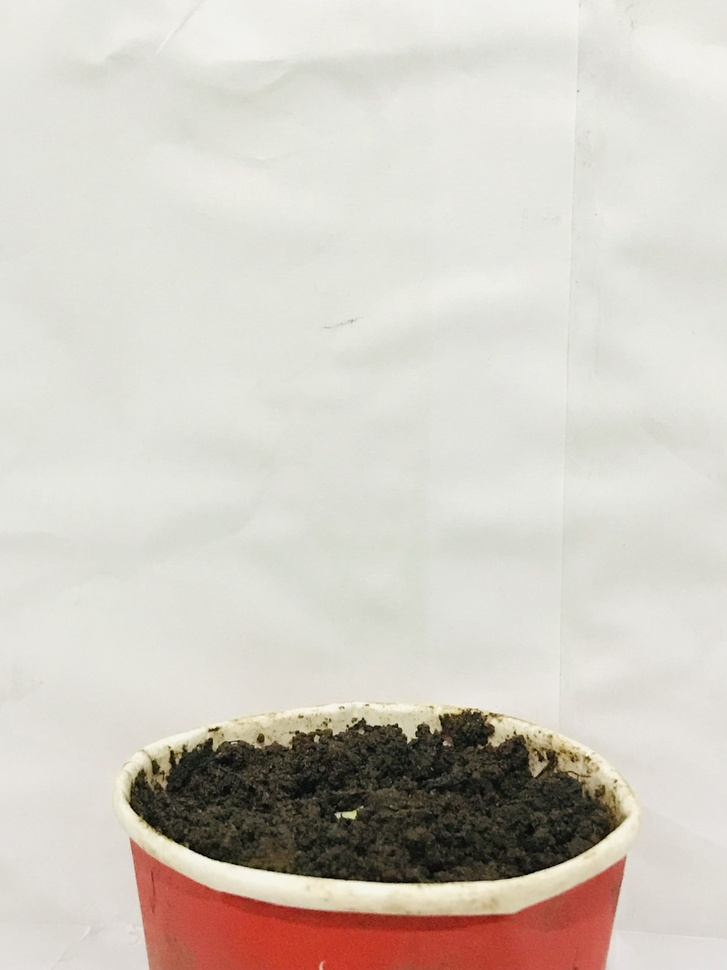
#> input picture Plant_Images/Plant_height/Day1.jpg, 727 x 970 px, shrunk from 3024 x 4032 before the run; its folder holds only this picture in this run
$ jupyter execute Plant_Height_Chart.ipynb
#> lines starting #> are read from the running program, lines starting #| are printed output that depends on the picture; after the words box and inside, x2 and y2 are one past the last pixel; in counts of white or black regions, pixels touching at a corner belong together
[cell 1]
import cv2
import numpy as np
import matplotlib.pyplot as plt
import os
import re

# Folder with plant images
image_folder = "Plant_Images/Plant_height"
PIXEL_TO_CM = 0.005

def extract_day_number(filename):
    match = re.search(r'day(\d+)', filename.lower())
    return int(match.group(1)) if match else float('inf')

# Get image file names and sort by day number
image_files = sorted(
    [f for f in os.listdir(image_folder) if f.endswith((".jpg", ".png", ".jpeg"))],
    key=extract_day_number
)

# Store results
heights_cm = []
image_names = []

#calculate plant height
def get_plant_height(image_path):
#> called with image_path = 'Plant_Images/Plant_height/Day1.jpg'
    image = cv2.imread(image_path)
#> image is the input picture: shape (970, 727, 3); mean B, G, R 194.3, 202.6, 208.8
    if image is None:
        print(f"Could not read image: {image_path}")
        return 0

    gray = cv2.cvtColor(image, cv2.COLOR_BGR2GRAY)
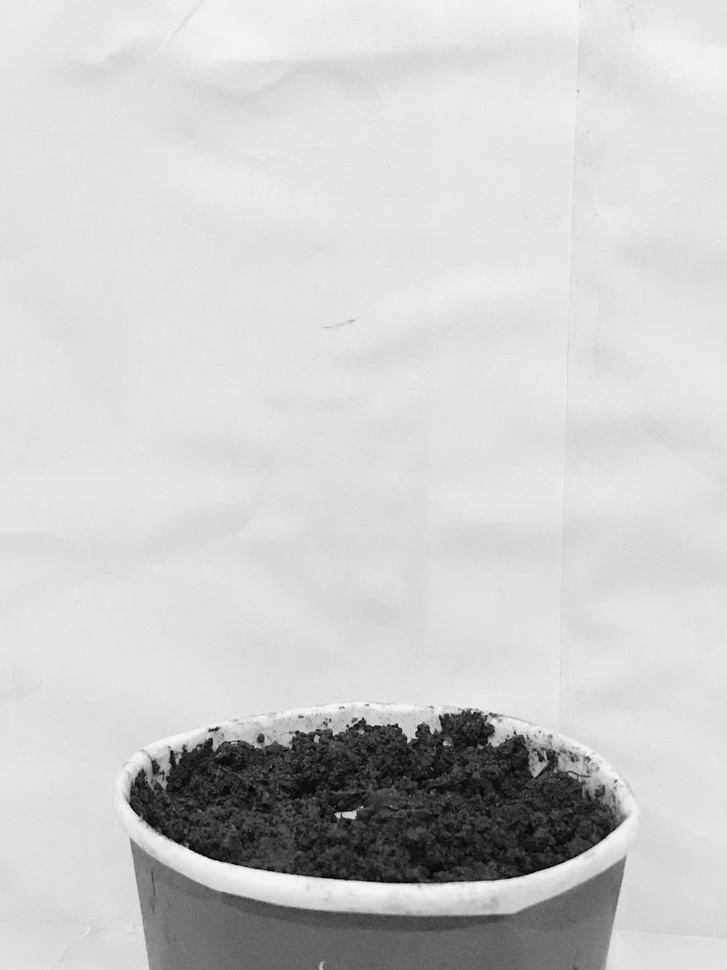
#> gray: shape (970, 727); min 1, max 248, mean 203.6
    blurred = cv2.GaussianBlur(gray, (5, 5), 0)
    _, binary = cv2.threshold(blurred, 0, 255, cv2.THRESH_BINARY_INV + cv2.THRESH_OTSU)
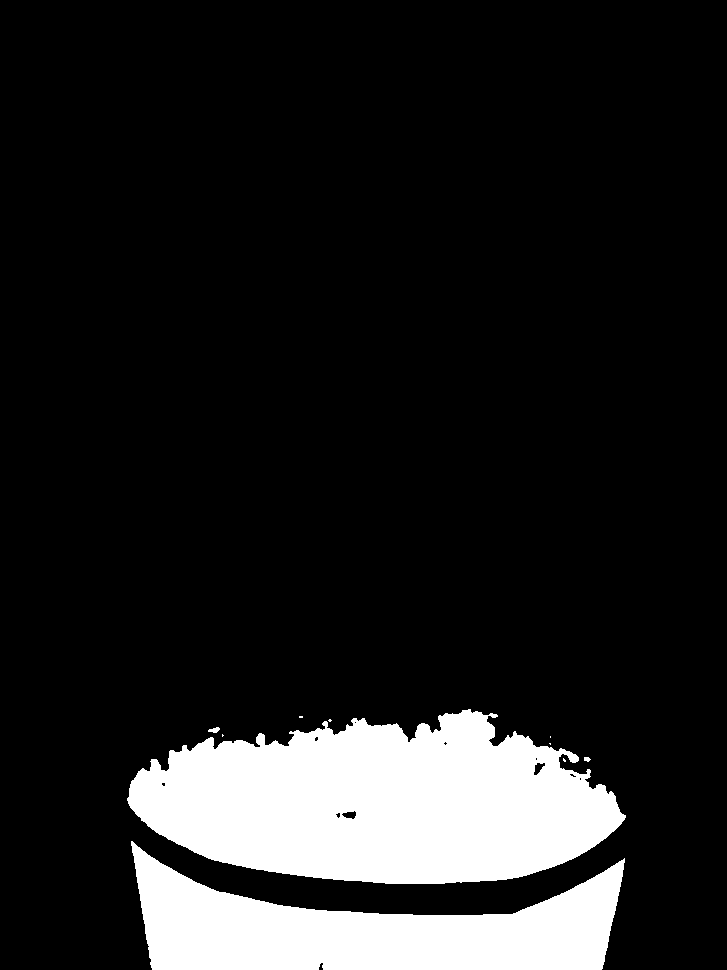
#> binary: shape (970, 727); 13.4% white; 10 white regions (6 under 20 px), largest, box (x1, y1, x2, y2) and area: (127, 709, 626, 884) 61359, (131, 841, 625, 970) 33248, (208, 727, 220, 733) 46, (584, 757, 591, 762) 26
    kernel = np.ones((5, 5), np.uint8)
    cleaned = cv2.morphologyEx(binary, cv2.MORPH_OPEN, kernel, iterations=2)
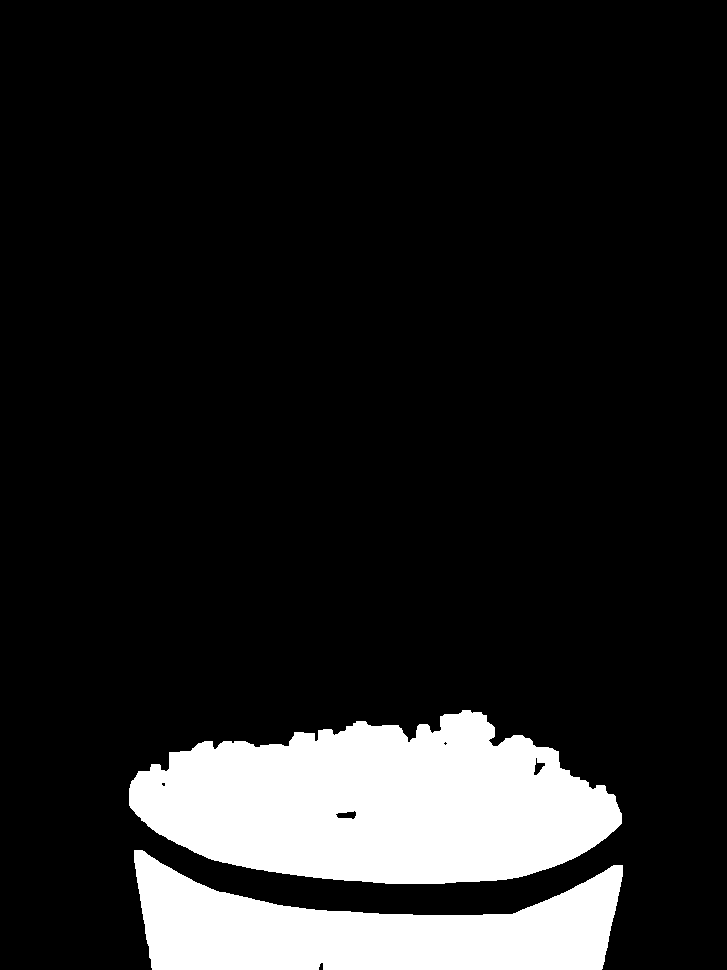
#> cleaned: shape (970, 727); 13.3% white; 2 white regions

    contours, _ = cv2.findContours(cleaned, cv2.RETR_EXTERNAL, cv2.CHAIN_APPROX_SIMPLE)
#> contours = 2 contours; box (x1, y1, x2, y2) and area: (129, 710, 622, 884) 60104, (134, 850, 623, 970) 32549

    if not contours:
        return 0

    _, _, _, h = cv2.boundingRect(np.vstack(contours))
#> h = 260
    return h * PIXEL_TO_CM

# Analyze all images
for img_file in image_files:
    img_path = os.path.join(image_folder, img_file)
    height_cm = max(get_plant_height(img_path) - 1.13, 0)  # reduce the cup  size
#> height_cm = 0.17
    heights_cm.append(round(height_cm, 2))
    image_names.append(os.path.splitext(img_file)[0])
    print(f'Total Height Counted in {img_file}: {height_cm:.2f} cm')
#| Total Height Counted in Day1.jpg: 0.17 cm


# Plotting the plant height chart
if heights_cm:
    plt.figure(figsize=(10, 5))
    plt.plot(image_names, heights_cm, marker='o', color='blue', linestyle='-')
    plt.xlabel("Image (Day)")
    plt.ylabel("Plant Height (cm)")
    plt.title("Plant Height Over Time")
    plt.xticks(rotation=45)
    plt.grid(True)
    plt.tight_layout()
    plt.show()
else:
    print("No valid images or heights found.")

$ run again, on Plant_Images/Plant_height/Day4.jpg
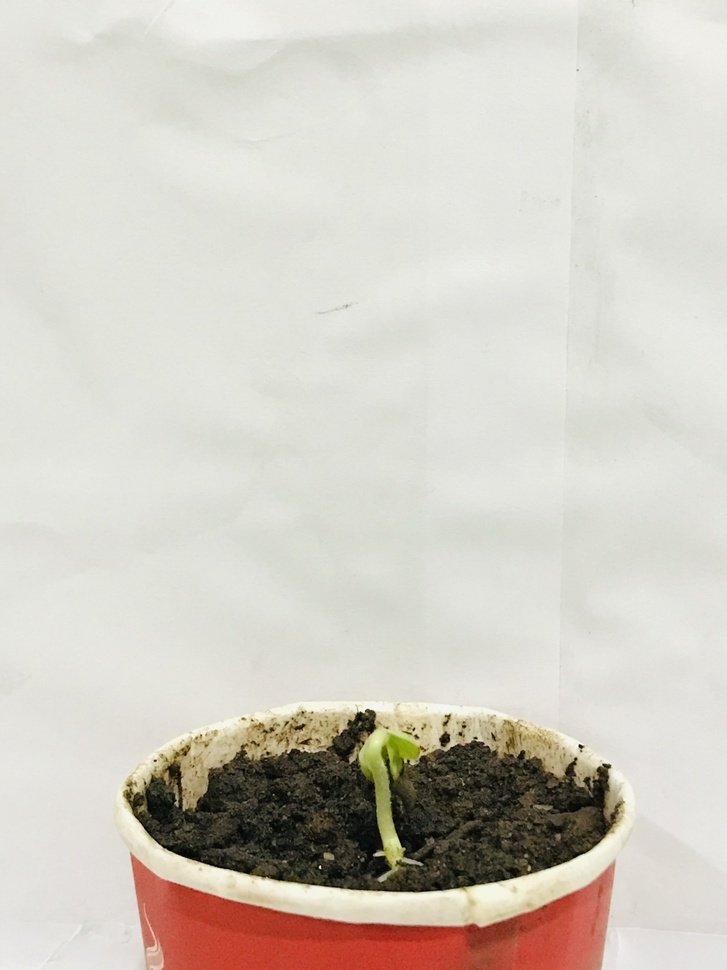
#> input picture Plant_Images/Plant_height/Day4.jpg, 727 x 970 px, shrunk from 3024 x 4032 before the run
#> in get_plant_height, image is the input picture: shape (970, 727, 3); mean B, G, R 195, 204.3, 209.4
#> in get_plant_height, `_, binary = cv2.threshold(blurred, 0, 255, cv2.THRESH_BINARY_INV + cv2..`:
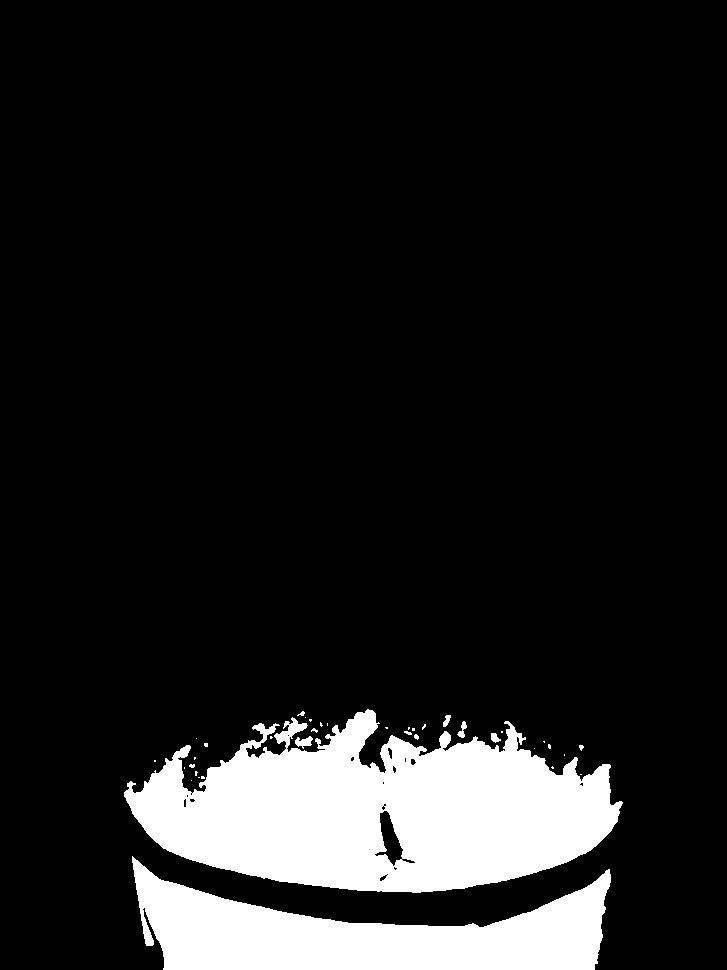
#> binary: shape (970, 727); 12.2% white; 37 white regions (27 under 20 px), largest, box (x1, y1, x2, y2) and area: (124, 709, 623, 893) 57762, (132, 856, 611, 970) 27921, (295, 736, 313, 749) 131
#> in get_plant_height, `cleaned = cv2.morphologyEx(binary, cv2.MORPH_OPEN, kernel, iterations=2)`:
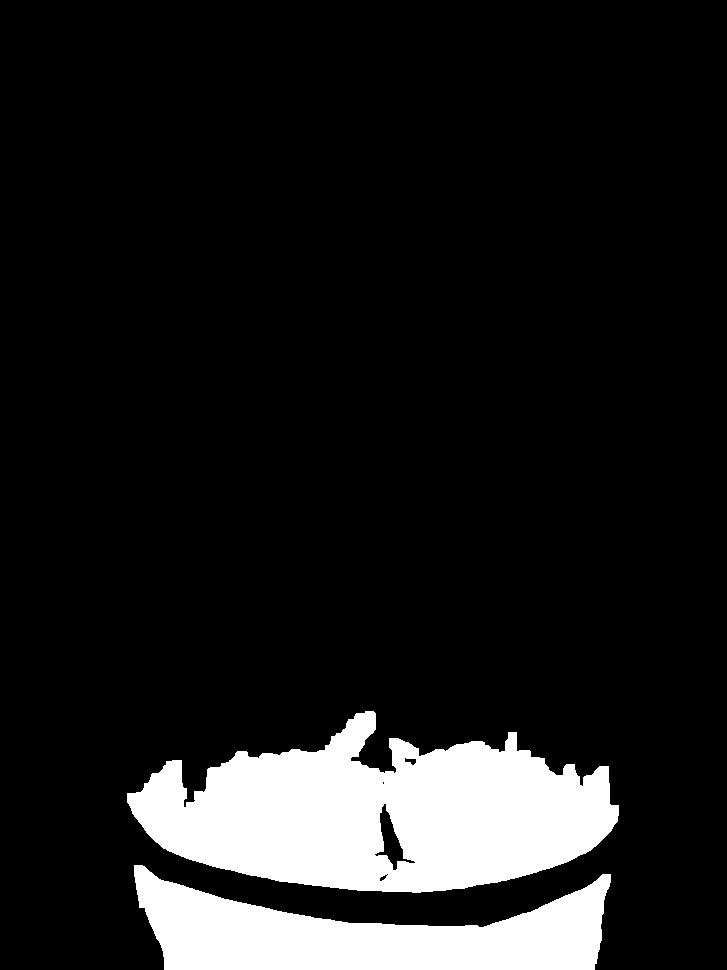
#> cleaned: shape (970, 727); 11.8% white; 2 white regions
#> contours = 2 contours; box (x1, y1, x2, y2) and area: (127, 711, 619, 893) 55705, (134, 865, 611, 970) 27032
#> h = 259
#> height_cm = 0.165
#| Total Height Counted in Day4.jpg: 0.17 cm

$ run again, on Plant_Images/Plant_height/Day10.jpg
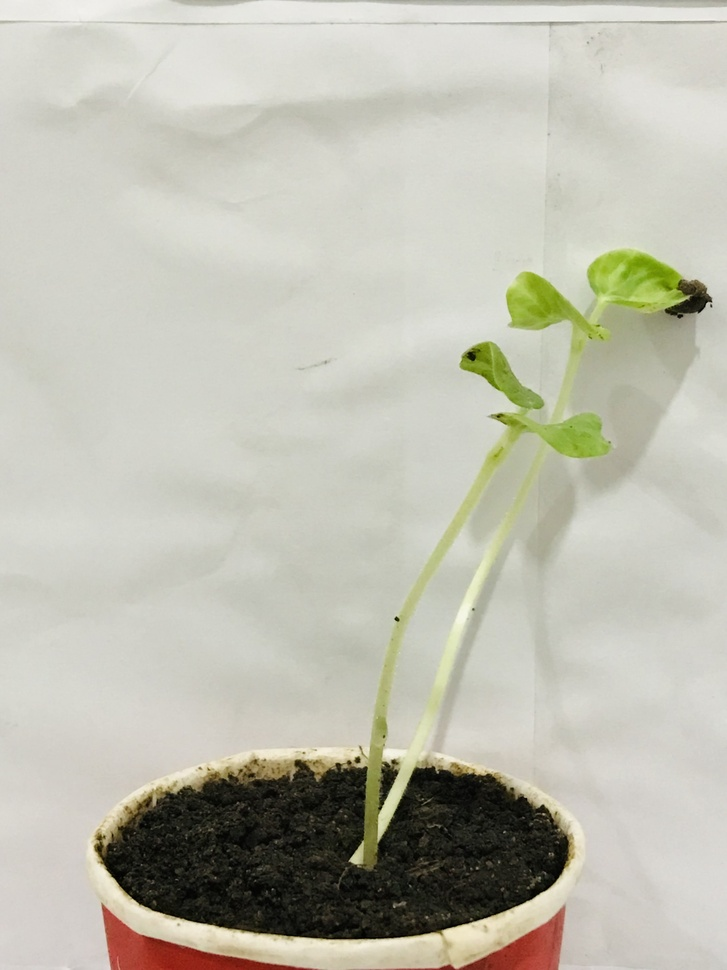
#> input picture Plant_Images/Plant_height/Day10.jpg, 727 x 970 px, shrunk from 3024 x 4032 before the run
#> in get_plant_height, image is the input picture: shape (970, 727, 3); mean B, G, R 176.3, 189.3, 190.1
#> in get_plant_height, `_, binary = cv2.threshold(blurred, 0, 255, cv2.THRESH_BINARY_INV + cv2..`:
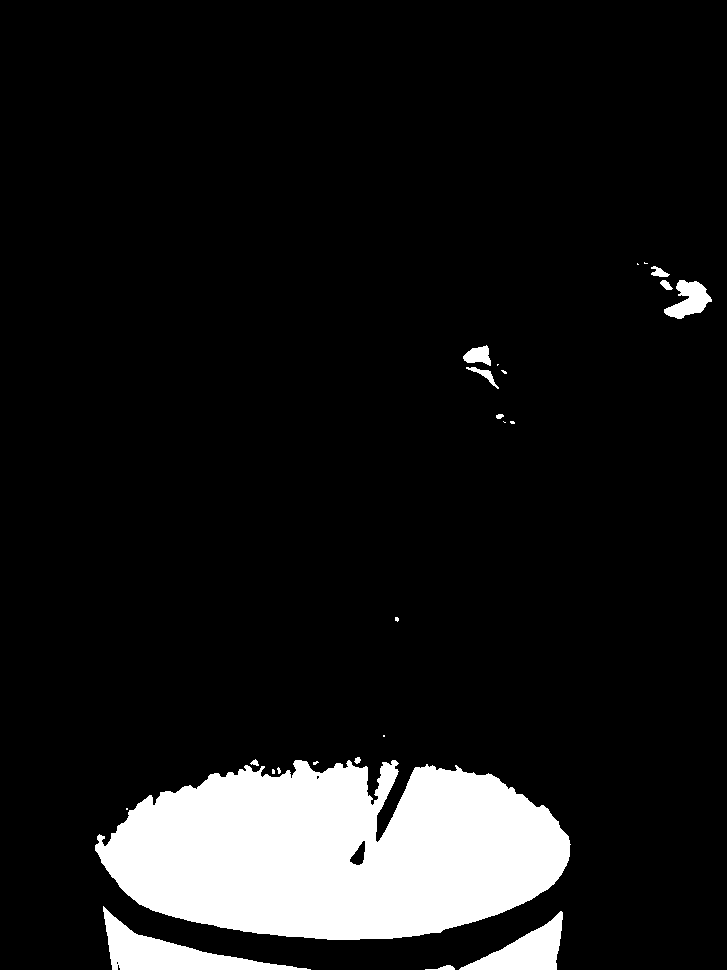
#> binary: shape (970, 727); 10.3% white; 24 white regions (12 under 20 px), largest, box (x1, y1, x2, y2) and area: (95, 760, 571, 940) 63554, (103, 906, 311, 970) 4172, (459, 911, 563, 970) 2691
#> in get_plant_height, `cleaned = cv2.morphologyEx(binary, cv2.MORPH_OPEN, kernel, iterations=2)`:
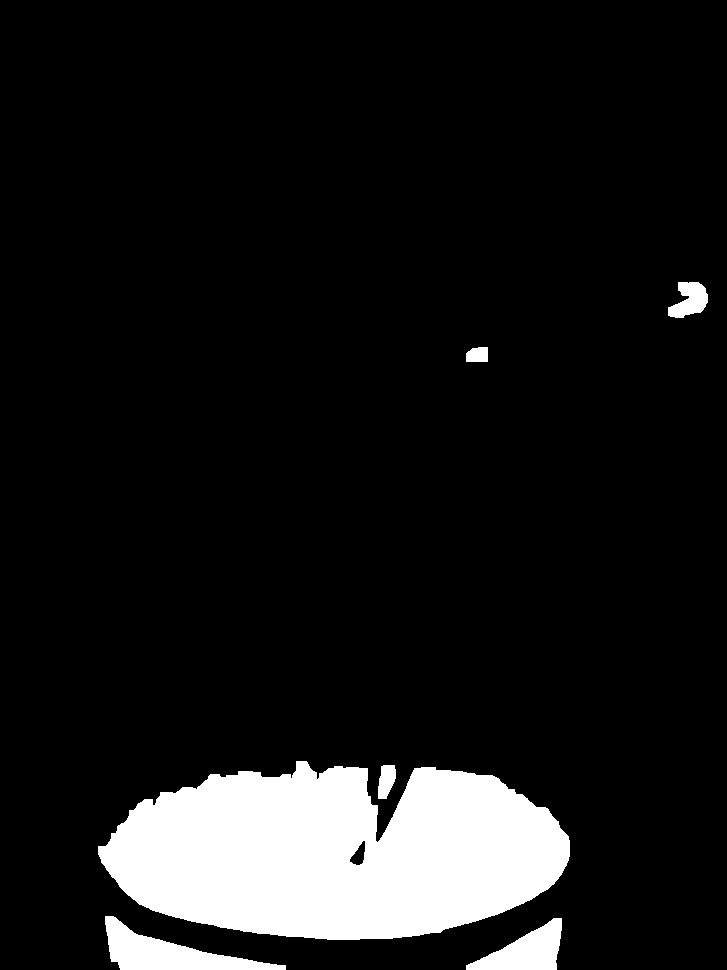
#> cleaned: shape (970, 727); 10% white; 6 white regions
#> contours = 6 contours; box (x1, y1, x2, y2) and area: (98, 761, 570, 940) 62074, (105, 916, 286, 970) 3800, (466, 918, 562, 970) 2507, (668, 282, 708, 318) 874, (378, 765, 396, 799) 417, (466, 347, 488, 362) 267
#> h = 688
#> height_cm = 2.31
#| Total Height Counted in Day10.jpg: 2.31 cm
